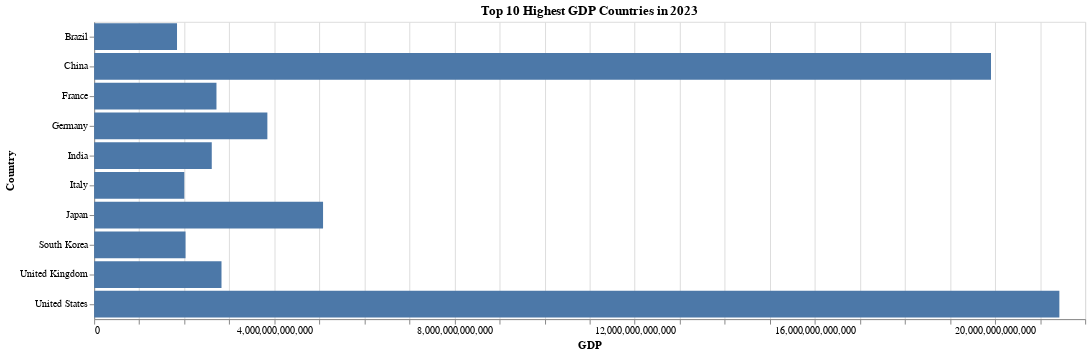

Notebook source saved alongside this figure:
### Code cell
alt.Chart(top_10_gdp_countries).mark_bar().encode(
    y='Country',
    x='GDP'
).properties(
    width=1000, height = 300,
    title="Top 10 Highest GDP Countries in 2023"
)

### Figure 1 — Vega-Lite specification as saved in the notebook (floating-point values rounded to 4 significant figures)
{"config": {"view": {"continuousWidth": 300, "continuousHeight": 300}}, "data": {"name": "data-57fb91b394a6d1bc00b2724433f8a2a8"}, "mark": {"type": "bar"}, "encoding": {"x": {"field": "GDP", "type": "quantitative"}, "y": {"field": "Country", "type": "nominal"}}, "height": 300, "title": "Top 10 Highest GDP Countries in 2023", "width": 1000, "$schema": "https://vega.github.io/schema/vega-lite/v5.8.0.json", "datasets": {"data-57fb91b394a6d1bc00b2724433f8a2a8": [{"Country": "United States", "Density\n(P/Km2)": 36.0, "Population": 328200000.0, "GDP": 21430000000000.0, "Gross primary education enrollment (%)": 101.8, "Gross tertiary education enrollment (%)": 88.2, "Population: Labor force participation (%)": 62.0, "Unemployment rate": 14.7}, {"Country": "China", "Density\n(P/Km2)": 153.0, "Population": 1398000000.0, "GDP": 19910000000000.0, "Gross primary education enrollment (%)": 100.2, "Gross tertiary education enrollment (%)": 50.6, "Population: Labor force participation (%)": 68.0, "Unemployment rate": 4.32}, {"Country": "Japan", "Density\n(P/Km2)": 347.0, "Population": 126200000.0, "GDP": 5082000000000.0, "Gross primary education enrollment (%)": 98.8, "Gross tertiary education enrollment (%)": 63.2, "Population: Labor force participation (%)": 61.7, "Unemployment rate": 2.29}, {"Country": "Germany", "Density\n(P/Km2)": 240.0, "Population": 83130000.0, "GDP": 3846000000000.0, "Gross primary education enrollment (%)": 104.0, "Gross tertiary education enrollment (%)": 70.2, "Population: Labor force participation (%)": 60.8, "Unemployment rate": 3.04}, {"Country": "United Kingdom", "Density\n(P/Km2)": 281.0, "Population": 66830000.0, "GDP": 2827000000000.0, "Gross primary education enrollment (%)": 101.2, "Gross tertiary education enrollment (%)": 60.0, "Population: Labor force participation (%)": 62.8, "Unemployment rate": 3.85}, {"Country": "France", "Density\n(P/Km2)": 119.0, "Population": 67060000.0, "GDP": 2716000000000.0, "Gross primary education enrollment (%)": 102.5, "Gross tertiary education enrollment (%)": 65.6, "Population: Labor force participation (%)": 55.1, "Unemployment rate": 8.43}, {"Country": "India", "Density\n(P/Km2)": 464.0, "Population": 1366000000.0, "GDP": 2611000000000.0, "Gross primary education enrollment (%)": 113.0, "Gross tertiary education enrollment (%)": 28.1, "Population: Labor force participation (%)": 49.3, "Unemployment rate": 5.36}, {"Country": "South Korea", "Density\n(P/Km2)": 527.0, "Population": 51710000.0, "GDP": 2029000000000.0, "Gross primary education enrollment (%)": 98.1, "Gross tertiary education enrollment (%)": 94.3, "Population: Labor force participation (%)": 63.0, "Unemployment rate": 4.15}, {"Country": "Italy", "Density\n(P/Km2)": 206.0, "Population": 60300000.0, "GDP": 2001000000000.0, "Gross primary education enrollment (%)": 101.9, "Gross tertiary education enrollment (%)": 61.9, "Population: Labor force participation (%)": 49.6, "Unemployment rate": 9.89}, {"Country": "Brazil", "Density\n(P/Km2)": 25.0, "Population": 212600000.0, "GDP": 1840000000000.0, "Gross primary education enrollment (%)": 115.4, "Gross tertiary education enrollment (%)": 51.3, "Population: Labor force participation (%)": 63.9, "Unemployment rate": 12.08}]}}
